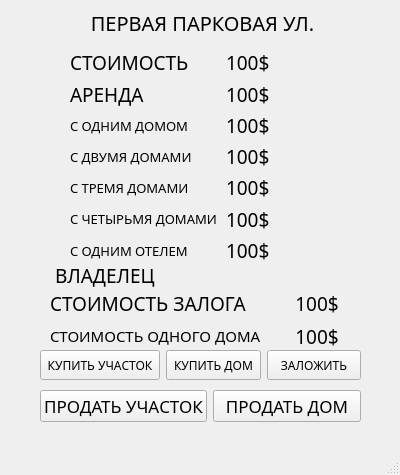
<?xml version="1.0" encoding="UTF-8"?>
<ui version="4.0">
 <class>CellInfo</class>
 <widget class="QMainWindow" name="CellInfo">
  <property name="geometry">
   <rect>
    <x>0</x>
    <y>0</y>
    <width>400</width>
    <height>475</height>
   </rect>
  </property>
  <property name="sizePolicy">
   <sizepolicy hsizetype="Fixed" vsizetype="Fixed">
    <horstretch>0</horstretch>
    <verstretch>0</verstretch>
   </sizepolicy>
  </property>
  <property name="minimumSize">
   <size>
    <width>400</width>
    <height>475</height>
   </size>
  </property>
  <property name="maximumSize">
   <size>
    <width>400</width>
    <height>475</height>
   </size>
  </property>
  <property name="windowTitle">
   <string>Информация</string>
  </property>
  <widget class="QWidget" name="centralwidget">
   <widget class="QWidget" name="formLayoutWidget">
    <property name="geometry">
     <rect>
      <x>70</x>
      <y>50</y>
      <width>261</width>
      <height>213</height>
     </rect>
    </property>
    <layout class="QFormLayout" name="formLayout">
     <item row="0" column="0">
      <widget class="QLabel" name="costlabel">
       <property name="sizePolicy">
        <sizepolicy hsizetype="Fixed" vsizetype="Fixed">
         <horstretch>0</horstretch>
         <verstretch>0</verstretch>
        </sizepolicy>
       </property>
       <property name="minimumSize">
        <size>
         <width>150</width>
         <height>25</height>
        </size>
       </property>
       <property name="font">
        <font>
         <family>KabelCTT Medium</family>
         <pointsize>14</pointsize>
        </font>
       </property>
       <property name="text">
        <string>СТОИМОСТЬ</string>
       </property>
       <property name="alignment">
        <set>Qt::AlignLeading|Qt::AlignLeft|Qt::AlignVCenter</set>
       </property>
      </widget>
     </item>
     <item row="0" column="1">
      <widget class="QLabel" name="cost">
       <property name="sizePolicy">
        <sizepolicy hsizetype="Fixed" vsizetype="Fixed">
         <horstretch>0</horstretch>
         <verstretch>0</verstretch>
        </sizepolicy>
       </property>
       <property name="minimumSize">
        <size>
         <width>50</width>
         <height>25</height>
        </size>
       </property>
       <property name="maximumSize">
        <size>
         <width>16777215</width>
         <height>50</height>
        </size>
       </property>
       <property name="font">
        <font>
         <family>KabelCTT Medium</family>
         <pointsize>14</pointsize>
        </font>
       </property>
       <property name="text">
        <string>100$</string>
       </property>
       <property name="alignment">
        <set>Qt::AlignLeading|Qt::AlignLeft|Qt::AlignVCenter</set>
       </property>
      </widget>
     </item>
     <item row="1" column="0">
      <widget class="QLabel" name="rentlabel">
       <property name="sizePolicy">
        <sizepolicy hsizetype="Fixed" vsizetype="Fixed">
         <horstretch>0</horstretch>
         <verstretch>0</verstretch>
        </sizepolicy>
       </property>
       <property name="minimumSize">
        <size>
         <width>150</width>
         <height>25</height>
        </size>
       </property>
       <property name="font">
        <font>
         <family>KabelCTT Medium</family>
         <pointsize>14</pointsize>
        </font>
       </property>
       <property name="text">
        <string>АРЕНДА</string>
       </property>
       <property name="alignment">
        <set>Qt::AlignLeading|Qt::AlignLeft|Qt::AlignVCenter</set>
       </property>
      </widget>
     </item>
     <item row="1" column="1">
      <widget class="QLabel" name="rent">
       <property name="sizePolicy">
        <sizepolicy hsizetype="Fixed" vsizetype="Fixed">
         <horstretch>0</horstretch>
         <verstretch>0</verstretch>
        </sizepolicy>
       </property>
       <property name="minimumSize">
        <size>
         <width>100</width>
         <height>25</height>
        </size>
       </property>
       <property name="font">
        <font>
         <family>KabelCTT Medium</family>
         <pointsize>14</pointsize>
        </font>
       </property>
       <property name="text">
        <string>100$</string>
       </property>
       <property name="alignment">
        <set>Qt::AlignLeading|Qt::AlignLeft|Qt::AlignVCenter</set>
       </property>
      </widget>
     </item>
     <item row="2" column="0">
      <widget class="QLabel" name="house1label">
       <property name="sizePolicy">
        <sizepolicy hsizetype="Fixed" vsizetype="Fixed">
         <horstretch>0</horstretch>
         <verstretch>0</verstretch>
        </sizepolicy>
       </property>
       <property name="minimumSize">
        <size>
         <width>150</width>
         <height>25</height>
        </size>
       </property>
       <property name="font">
        <font>
         <family>KabelCTT Medium</family>
         <pointsize>10</pointsize>
        </font>
       </property>
       <property name="text">
        <string>С ОДНИМ ДОМОМ</string>
       </property>
       <property name="alignment">
        <set>Qt::AlignLeading|Qt::AlignLeft|Qt::AlignVCenter</set>
       </property>
      </widget>
     </item>
     <item row="2" column="1">
      <widget class="QLabel" name="house1">
       <property name="sizePolicy">
        <sizepolicy hsizetype="Fixed" vsizetype="Fixed">
         <horstretch>0</horstretch>
         <verstretch>0</verstretch>
        </sizepolicy>
       </property>
       <property name="minimumSize">
        <size>
         <width>100</width>
         <height>25</height>
        </size>
       </property>
       <property name="font">
        <font>
         <family>KabelCTT Medium</family>
         <pointsize>14</pointsize>
        </font>
       </property>
       <property name="text">
        <string>100$</string>
       </property>
       <property name="alignment">
        <set>Qt::AlignLeading|Qt::AlignLeft|Qt::AlignVCenter</set>
       </property>
      </widget>
     </item>
     <item row="3" column="0">
      <widget class="QLabel" name="house2label">
       <property name="sizePolicy">
        <sizepolicy hsizetype="Fixed" vsizetype="Fixed">
         <horstretch>0</horstretch>
         <verstretch>0</verstretch>
        </sizepolicy>
       </property>
       <property name="minimumSize">
        <size>
         <width>150</width>
         <height>25</height>
        </size>
       </property>
       <property name="font">
        <font>
         <family>KabelCTT Medium</family>
         <pointsize>10</pointsize>
        </font>
       </property>
       <property name="text">
        <string>С ДВУМЯ ДОМАМИ</string>
       </property>
       <property name="alignment">
        <set>Qt::AlignLeading|Qt::AlignLeft|Qt::AlignVCenter</set>
       </property>
      </widget>
     </item>
     <item row="3" column="1">
      <widget class="QLabel" name="house2">
       <property name="sizePolicy">
        <sizepolicy hsizetype="Fixed" vsizetype="Fixed">
         <horstretch>0</horstretch>
         <verstretch>0</verstretch>
        </sizepolicy>
       </property>
       <property name="minimumSize">
        <size>
         <width>100</width>
         <height>25</height>
        </size>
       </property>
       <property name="font">
        <font>
         <family>KabelCTT Medium</family>
         <pointsize>14</pointsize>
        </font>
       </property>
       <property name="text">
        <string>100$</string>
       </property>
       <property name="alignment">
        <set>Qt::AlignLeading|Qt::AlignLeft|Qt::AlignVCenter</set>
       </property>
      </widget>
     </item>
     <item row="4" column="0">
      <widget class="QLabel" name="house3label">
       <property name="sizePolicy">
        <sizepolicy hsizetype="Fixed" vsizetype="Fixed">
         <horstretch>0</horstretch>
         <verstretch>0</verstretch>
        </sizepolicy>
       </property>
       <property name="minimumSize">
        <size>
         <width>150</width>
         <height>25</height>
        </size>
       </property>
       <property name="font">
        <font>
         <family>KabelCTT Medium</family>
         <pointsize>10</pointsize>
        </font>
       </property>
       <property name="text">
        <string>С ТРЕМЯ ДОМАМИ</string>
       </property>
       <property name="alignment">
        <set>Qt::AlignLeading|Qt::AlignLeft|Qt::AlignVCenter</set>
       </property>
      </widget>
     </item>
     <item row="4" column="1">
      <widget class="QLabel" name="house3">
       <property name="sizePolicy">
        <sizepolicy hsizetype="Fixed" vsizetype="Fixed">
         <horstretch>0</horstretch>
         <verstretch>0</verstretch>
        </sizepolicy>
       </property>
       <property name="minimumSize">
        <size>
         <width>100</width>
         <height>25</height>
        </size>
       </property>
       <property name="font">
        <font>
         <family>KabelCTT Medium</family>
         <pointsize>14</pointsize>
        </font>
       </property>
       <property name="text">
        <string>100$</string>
       </property>
       <property name="alignment">
        <set>Qt::AlignLeading|Qt::AlignLeft|Qt::AlignVCenter</set>
       </property>
      </widget>
     </item>
     <item row="5" column="0">
      <widget class="QLabel" name="house4label">
       <property name="sizePolicy">
        <sizepolicy hsizetype="Fixed" vsizetype="Fixed">
         <horstretch>0</horstretch>
         <verstretch>0</verstretch>
        </sizepolicy>
       </property>
       <property name="minimumSize">
        <size>
         <width>150</width>
         <height>25</height>
        </size>
       </property>
       <property name="font">
        <font>
         <family>KabelCTT Medium</family>
         <pointsize>10</pointsize>
        </font>
       </property>
       <property name="text">
        <string>С ЧЕТЫРЬМЯ ДОМАМИ</string>
       </property>
       <property name="alignment">
        <set>Qt::AlignLeading|Qt::AlignLeft|Qt::AlignVCenter</set>
       </property>
      </widget>
     </item>
     <item row="5" column="1">
      <widget class="QLabel" name="house4">
       <property name="sizePolicy">
        <sizepolicy hsizetype="Fixed" vsizetype="Fixed">
         <horstretch>0</horstretch>
         <verstretch>0</verstretch>
        </sizepolicy>
       </property>
       <property name="minimumSize">
        <size>
         <width>100</width>
         <height>25</height>
        </size>
       </property>
       <property name="font">
        <font>
         <family>KabelCTT Medium</family>
         <pointsize>14</pointsize>
        </font>
       </property>
       <property name="text">
        <string>100$</string>
       </property>
       <property name="alignment">
        <set>Qt::AlignLeading|Qt::AlignLeft|Qt::AlignVCenter</set>
       </property>
      </widget>
     </item>
     <item row="6" column="0">
      <widget class="QLabel" name="hotellabel">
       <property name="sizePolicy">
        <sizepolicy hsizetype="Fixed" vsizetype="Fixed">
         <horstretch>0</horstretch>
         <verstretch>0</verstretch>
        </sizepolicy>
       </property>
       <property name="minimumSize">
        <size>
         <width>150</width>
         <height>25</height>
        </size>
       </property>
       <property name="font">
        <font>
         <family>KabelCTT Medium</family>
         <pointsize>10</pointsize>
        </font>
       </property>
       <property name="text">
        <string>С ОДНИМ ОТЕЛЕМ</string>
       </property>
       <property name="alignment">
        <set>Qt::AlignLeading|Qt::AlignLeft|Qt::AlignVCenter</set>
       </property>
      </widget>
     </item>
     <item row="6" column="1">
      <widget class="QLabel" name="hotel">
       <property name="sizePolicy">
        <sizepolicy hsizetype="Fixed" vsizetype="Fixed">
         <horstretch>0</horstretch>
         <verstretch>0</verstretch>
        </sizepolicy>
       </property>
       <property name="minimumSize">
        <size>
         <width>100</width>
         <height>25</height>
        </size>
       </property>
       <property name="font">
        <font>
         <family>KabelCTT Medium</family>
         <pointsize>14</pointsize>
        </font>
       </property>
       <property name="text">
        <string>100$</string>
       </property>
       <property name="alignment">
        <set>Qt::AlignLeading|Qt::AlignLeft|Qt::AlignVCenter</set>
       </property>
      </widget>
     </item>
    </layout>
   </widget>
   <widget class="QWidget" name="formLayoutWidget_2">
    <property name="geometry">
     <rect>
      <x>50</x>
      <y>290</y>
      <width>311</width>
      <height>61</height>
     </rect>
    </property>
    <layout class="QFormLayout" name="formLayout_2">
     <item row="0" column="0">
      <widget class="QLabel" name="mortgagelabel">
       <property name="sizePolicy">
        <sizepolicy hsizetype="Fixed" vsizetype="Fixed">
         <horstretch>0</horstretch>
         <verstretch>0</verstretch>
        </sizepolicy>
       </property>
       <property name="minimumSize">
        <size>
         <width>200</width>
         <height>25</height>
        </size>
       </property>
       <property name="font">
        <font>
         <family>KabelCTT Medium</family>
         <pointsize>14</pointsize>
        </font>
       </property>
       <property name="text">
        <string>СТОИМОСТЬ ЗАЛОГА</string>
       </property>
       <property name="alignment">
        <set>Qt::AlignLeading|Qt::AlignLeft|Qt::AlignVCenter</set>
       </property>
      </widget>
     </item>
     <item row="0" column="1">
      <widget class="QLabel" name="mortgage">
       <property name="sizePolicy">
        <sizepolicy hsizetype="Fixed" vsizetype="Fixed">
         <horstretch>0</horstretch>
         <verstretch>0</verstretch>
        </sizepolicy>
       </property>
       <property name="minimumSize">
        <size>
         <width>100</width>
         <height>25</height>
        </size>
       </property>
       <property name="font">
        <font>
         <family>KabelCTT Medium</family>
         <pointsize>14</pointsize>
        </font>
       </property>
       <property name="text">
        <string>100$</string>
       </property>
       <property name="alignment">
        <set>Qt::AlignCenter</set>
       </property>
      </widget>
     </item>
     <item row="1" column="0">
      <widget class="QLabel" name="housecostlabel">
       <property name="sizePolicy">
        <sizepolicy hsizetype="Fixed" vsizetype="Fixed">
         <horstretch>0</horstretch>
         <verstretch>0</verstretch>
        </sizepolicy>
       </property>
       <property name="minimumSize">
        <size>
         <width>200</width>
         <height>25</height>
        </size>
       </property>
       <property name="font">
        <font>
         <family>KabelCTT Medium</family>
         <pointsize>11</pointsize>
        </font>
       </property>
       <property name="text">
        <string>СТОИМОСТЬ ОДНОГО ДОМА</string>
       </property>
       <property name="alignment">
        <set>Qt::AlignLeading|Qt::AlignLeft|Qt::AlignVCenter</set>
       </property>
      </widget>
     </item>
     <item row="1" column="1">
      <widget class="QLabel" name="housecost">
       <property name="sizePolicy">
        <sizepolicy hsizetype="Fixed" vsizetype="Fixed">
         <horstretch>0</horstretch>
         <verstretch>0</verstretch>
        </sizepolicy>
       </property>
       <property name="minimumSize">
        <size>
         <width>100</width>
         <height>25</height>
        </size>
       </property>
       <property name="font">
        <font>
         <family>KabelCTT Medium</family>
         <pointsize>14</pointsize>
        </font>
       </property>
       <property name="text">
        <string>100$</string>
       </property>
       <property name="alignment">
        <set>Qt::AlignCenter</set>
       </property>
      </widget>
     </item>
    </layout>
   </widget>
   <widget class="QLabel" name="name">
    <property name="geometry">
     <rect>
      <x>17</x>
      <y>10</y>
      <width>371</width>
      <height>25</height>
     </rect>
    </property>
    <property name="sizePolicy">
     <sizepolicy hsizetype="Fixed" vsizetype="Fixed">
      <horstretch>0</horstretch>
      <verstretch>0</verstretch>
     </sizepolicy>
    </property>
    <property name="minimumSize">
     <size>
      <width>200</width>
      <height>25</height>
     </size>
    </property>
    <property name="font">
     <font>
      <family>KabelCTT Medium</family>
      <pointsize>15</pointsize>
     </font>
    </property>
    <property name="text">
     <string>ПЕРВАЯ ПАРКОВАЯ УЛ.</string>
    </property>
    <property name="alignment">
     <set>Qt::AlignCenter</set>
    </property>
   </widget>
   <widget class="QWidget" name="layoutWidget">
    <property name="geometry">
     <rect>
      <x>40</x>
      <y>350</y>
      <width>321</width>
      <height>31</height>
     </rect>
    </property>
    <layout class="QHBoxLayout" name="horizontalLayout">
     <item>
      <widget class="QPushButton" name="buyButton">
       <property name="minimumSize">
        <size>
         <width>120</width>
         <height>0</height>
        </size>
       </property>
       <property name="maximumSize">
        <size>
         <width>120</width>
         <height>30</height>
        </size>
       </property>
       <property name="font">
        <font>
         <family>KabelCTT Medium</family>
        </font>
       </property>
       <property name="text">
        <string>КУПИТЬ УЧАСТОК</string>
       </property>
      </widget>
     </item>
     <item>
      <widget class="QPushButton" name="houseButton">
       <property name="maximumSize">
        <size>
         <width>76899</width>
         <height>30</height>
        </size>
       </property>
       <property name="font">
        <font>
         <family>KabelCTT Medium</family>
        </font>
       </property>
       <property name="text">
        <string>КУПИТЬ ДОМ</string>
       </property>
      </widget>
     </item>
     <item>
      <widget class="QPushButton" name="mortgageButton">
       <property name="maximumSize">
        <size>
         <width>16777215</width>
         <height>30</height>
        </size>
       </property>
       <property name="font">
        <font>
         <family>KabelCTT Medium</family>
        </font>
       </property>
       <property name="text">
        <string>ЗАЛОЖИТЬ</string>
       </property>
      </widget>
     </item>
    </layout>
   </widget>
   <widget class="QWidget" name="horizontalLayoutWidget">
    <property name="geometry">
     <rect>
      <x>37</x>
      <y>260</y>
      <width>311</width>
      <height>31</height>
     </rect>
    </property>
    <layout class="QHBoxLayout" name="horizontalLayout_2">
     <item>
      <widget class="QLabel" name="ownerlabel">
       <property name="sizePolicy">
        <sizepolicy hsizetype="Fixed" vsizetype="Fixed">
         <horstretch>0</horstretch>
         <verstretch>0</verstretch>
        </sizepolicy>
       </property>
       <property name="minimumSize">
        <size>
         <width>100</width>
         <height>25</height>
        </size>
       </property>
       <property name="font">
        <font>
         <family>KabelCTT Medium</family>
         <pointsize>14</pointsize>
        </font>
       </property>
       <property name="text">
        <string>ВЛАДЕЛЕЦ</string>
       </property>
       <property name="alignment">
        <set>Qt::AlignLeading|Qt::AlignLeft|Qt::AlignVCenter</set>
       </property>
      </widget>
     </item>
     <item>
      <widget class="QLabel" name="owner">
       <property name="sizePolicy">
        <sizepolicy hsizetype="Fixed" vsizetype="Fixed">
         <horstretch>0</horstretch>
         <verstretch>0</verstretch>
        </sizepolicy>
       </property>
       <property name="minimumSize">
        <size>
         <width>150</width>
         <height>25</height>
        </size>
       </property>
       <property name="font">
        <font>
         <family>KabelCTT Medium</family>
         <pointsize>14</pointsize>
        </font>
       </property>
       <property name="text">
        <string/>
       </property>
       <property name="alignment">
        <set>Qt::AlignLeading|Qt::AlignLeft|Qt::AlignVCenter</set>
       </property>
      </widget>
     </item>
    </layout>
   </widget>
   <widget class="QWidget" name="horizontalLayoutWidget_2">
    <property name="geometry">
     <rect>
      <x>40</x>
      <y>390</y>
      <width>321</width>
      <height>33</height>
     </rect>
    </property>
    <layout class="QHBoxLayout" name="horizontalLayout_3">
     <item>
      <widget class="QPushButton" name="sellButton">
       <property name="font">
        <font>
         <family>KabelCTT Medium</family>
         <pointsize>13</pointsize>
        </font>
       </property>
       <property name="text">
        <string>ПРОДАТЬ УЧАСТОК</string>
       </property>
      </widget>
     </item>
     <item>
      <widget class="QPushButton" name="sellhouseButton">
       <property name="font">
        <font>
         <family>KabelCTT Medium</family>
         <pointsize>13</pointsize>
        </font>
       </property>
       <property name="text">
        <string>ПРОДАТЬ ДОМ</string>
       </property>
      </widget>
     </item>
    </layout>
   </widget>
  </widget>
  <widget class="QMenuBar" name="menubar">
   <property name="geometry">
    <rect>
     <x>0</x>
     <y>0</y>
     <width>400</width>
     <height>21</height>
    </rect>
   </property>
  </widget>
  <widget class="QStatusBar" name="statusbar"/>
 </widget>
 <resources/>
 <connections/>
</ui>
